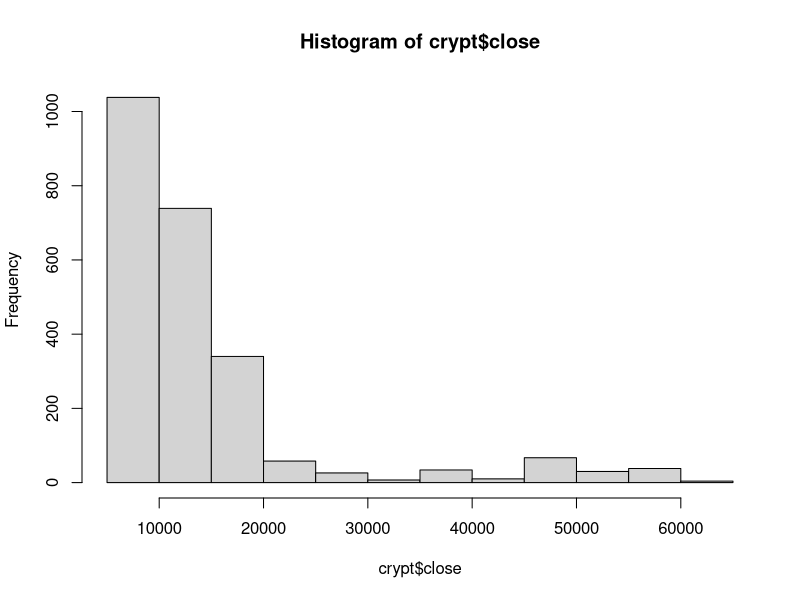

The R script that drew this image: (Note: a time limit stopped this script after it produced the figure.)
## STA9890 Project
## Group 18, Members: Rupinder Kaur and Janani Ravichandran
## Cryptocurrency data set


rm(list = ls()) #delete objects in the global Environment
cat("\014")

library(Matrix)
library(glmnet)
library(randomForest)
library(reshape2)
library(tidyverse)
library(ggpubr)

## reading the file
crypt = read.csv("Crypto.csv")

# Cleaning the data
## Removing some lagged variables and columns that contains id's
exclude.vars = c("id", "asset_id", "market_cap_rank", "high", "low", 
          "market_cap_global", "market_cap", "open" )
crypt = select(crypt, -exclude.vars)

## missing values
sum(is.na(crypt)) # there are 13025 missing values

## removing the rows with missing values
crypt = na.omit(crypt) # 2391 rows left

# predictors and response variable
X = as.matrix(crypt[, 1:40])
Y = as.matrix(crypt[, 41])

n = dim(X)[1]
p =  dim(X)[2]

#summary statistics of the response variable
summary(crypt$close)
hist(crypt$close)
sd(crypt$close)

# size of the loop
k = 10

# empty Data frame to store R-squares
rsq.df = data.frame(matrix(0, nrow = k * 4, ncol = 4))
# changing the names of the column
names(rsq.df) = c("loop", "model", "train_rsq", "test_rsq")


for (K in c(1:k)) {
  cat("Loop", K, "\n")
  
  ## splitting data into training and test sets
  i.mix = sample(n) #shuffling
  train = i.mix[1:floor(n*0.8)]
  
  #Training predictors and response
  X.train = X[train,]
  Y.train = Y[train]
  
  # Validation predictors and response
  X.test = X[-train,]
  Y.test = Y[-train]
  
  ## 10 fold cross validation and recording the time it takes
  #Lasso
  lasso.cv.start = Sys.time()
  cv.lasso = cv.glmnet(X.train, Y.train, alpha = 1)
  lasso.cv.time = round(Sys.time() - lasso.cv.start, 1)
  
  #elastic net
  elnet.cv.start = Sys.time()
  cv.elnet = cv.glmnet(X.train, Y.train, alpha = 0.5)
  elnet.cv.time = round(Sys.time() - elnet.cv.start, 1)
  
  #ridge regression
  ridge.cv.start = Sys.time()
  cv.ridge = cv.glmnet(X.train, Y.train, alpha = 0)
  ridge.cv.time = round(Sys.time() - ridge.cv.start , 1)
 
  ## Fit Lasso, Ridge , elastic net and random forest
  #Lasso
  lasso.fit = glmnet(X.train, Y.train, axis= 1, lambda = cv.lasso$lambda.min)
  
  #Elastic net
  elnet.fit = glmnet(X.train, Y.train, axis= 0.5, lambda = cv.elnet$lambda.min)
  
  #Ridge regression
  ridge.fit = glmnet(X.train, Y.train, axis= 0, lambda = cv.ridge$lambda.min)
  
  ##Random Forest
  rf.fit = randomForest(x = X.train, y= Y.train, mtry = p/5, 
                            importance = TRUE )
  
  ## Calculating Training R-Square
  # Lasso
  yhat.lasso = predict(lasso.fit, X.train)
  train.rsq.lasso = cor(Y.train, yhat.lasso)^2
  
  # elastic net
  yhat.elnet = predict(elnet.fit, X.train)
  train.rsq.elnet = cor(Y.train, yhat.elnet)^2
  
  # Ridge Regression
  yhat.ridge = predict(ridge.fit, X.train)
  train.rsq.ridge = cor(Y.train, yhat.ridge)^2
  
  #Random Forest
  yhat.rf = predict(rf.fit, X.train)
  train.rsq.rf = cor(Y.train, yhat.rf)^2
  
  ## Calculating test R-square
  
  # total sum of squares
  tss = mean((Y.test - mean(Y.test))^2)
  
  # Lasso
  yhat.test.lasso = predict(lasso.fit, X.test)
  lasso.rss = mean((Y.test- yhat.test.lasso)^2) # Residual Sum of Squares
  test.rsq.lasso = 1-(lasso.rss / tss)
  
  # Elastic net
  yhat.test.elnet = predict(elnet.fit, X.test)
  elnet.rss = mean((Y.test- yhat.test.elnet)^2) # Residual Sum of Squares
  test.rsq.elnet = 1-(elnet.rss / tss)
  
  #Ridge Regression
  yhat.test.ridge = predict(ridge.fit, X.test)
  ridge.rss = mean((Y.test- yhat.test.ridge)^2) # Residual Sum of Squares
  test.rsq.ridge = 1-(ridge.rss / tss)
  
  # Random Forest
  yhat.test.rf = predict(rf.fit, X.test)
  rf.rss = mean((Y.test- yhat.test.rf)^2) # Residual Sum of Squares
  test.rsq.rf = 1-(rf.rss / tss)
  
  ## updating the R-square Data frame 
  rsq.df[(K*4-3):(K*4),] = rbind(cbind(K, "Lasso", train.rsq.lasso, test.rsq.lasso), 
                                 cbind(K, "Elastic Net", train.rsq.elnet, test.rsq.elnet), 
                                 cbind(K, "Ridge Regression", train.rsq.ridge, test.rsq.ridge),
                                 cbind(K, "Random Forest", train.rsq.rf, test.rsq.rf))
  
 }# end of loop

## Box plots of training and test R-square
# change the training and test R-square values to numeric
rsq.df[,c("train_rsq", "test_rsq")] = lapply(rsq.df[,c("train_rsq", "test_rsq")], as.numeric)

# Changing the "model" column from character to factor data type
rsq.df$model = as.factor(rsq.df$model)


p1 <- ggplot(data = rsq.df, mapping = aes(x = model, y = train_rsq, fill = model))+
  geom_boxplot() + labs(x = "Models", y = "Training R- Square") + 
  scale_x_discrete(labels = c("Elastic Net", "Lasso", "R.Forest", "Ridge")) +
  theme(legend.position = "none")

p2 <- ggplot(data = rsq.df, mapping = aes(x = model, y = test_rsq, fill = model))+
  geom_boxplot() + labs(x = "Models", y = "Testing R- Square") +
  scale_x_discrete(labels = c("Elastic Net", "Lasso", "R.Forest", "Ridge")) +
  theme(legend.position = "none")

ggarrange(p1, p2, widths = c(2, 2))


#Cross validation curves for the 100th sample
plot(cv.lasso)
title(paste("Lasso, ", "CV Time: ", lasso.cv.time, units(lasso.cv.time)), line= 2.5)
plot(cv.elnet)
title(paste("Elastic Net, ", "CV Time: ", elnet.cv.time, units(elnet.cv.time)),line = 2.5)
plot(cv.ridge)
title(paste("Ridge, ", "CV Time: ", ridge.cv.time, units(ridge.cv.time)), line =2.5)

## box plot for test and train residuals
# Data frame for residuals of the training data
res.train = data.frame(rbind(cbind("Lasso", Y.train - yhat.lasso),
                             cbind("Elastic Net", Y.train - yhat.elnet),
                             cbind("Ridge Regression", Y.train - yhat.ridge),
                             cbind("Random Forest", Y.train - yhat.rf)))

names(res.train) = c("model", "residual")
res.train$model = as.factor(res.train$model)
res.train$residual = as.numeric(res.train$residual)

# Data frame for residuals of the test data
res.test = data.frame(rbind(cbind("Lasso", Y.test - yhat.test.lasso),
                            cbind("Elastic Net", Y.test - yhat.test.elnet),
                            cbind("Ridge Regression", Y.test - yhat.test.ridge),
                            cbind("Random Forest", Y.test - yhat.test.rf)))

names(res.test) = c("model", "residual")
res.test$model = as.factor(res.test$model)
res.test$residual = as.numeric(res.test$residual)

# box plot: train residuals
r1 <- ggplot(data = res.train, mapping = aes(x = model, y= residual, fill = model)) + 
  geom_boxplot() + labs(x= "Model", y = "Train Residual") + 
  scale_x_discrete(labels = c("Elastic Net", "Lasso", "R.Forest", "Ridge")) +
  theme(legend.position = "none")

r2 <- ggplot(data = res.test, mapping = aes(x = model, y= residual, fill = model)) + 
  geom_boxplot() + labs(x= "Model", y = "Test Residual") +
  scale_x_discrete(labels = c("Elastic Net", "Lasso", "R.Forest", "Ridge")) +
  theme(legend.position = "none")

ggarrange(r1, r2, widths = c(2, 2))

## fitting all four models on all of the data
# Lasso
lasso.full.start = Sys.time() 
lasso.cv.full = cv.glmnet(x = X, y= Y, axis = 1)
lasso.fit.full = glmnet(x = X, y= Y, axis = 1, lambda = lasso.cv.full$lambda.min)
lasso.full.time = round(Sys.time() - lasso.full.start,1)

#elastic net
elnet.full.start = Sys.time() 
elnet.cv.full = cv.glmnet(x = X, y= Y, axis = 0.5)
elnet.fit.full = glmnet(x = X, y= Y, axis = 0.5, lambda = elnet.cv.full$lambda.min)
elnet.full.time = round(Sys.time() - elnet.full.start,1)

# Ridge Regression
ridge.full.start = Sys.time() 
ridge.cv.full = cv.glmnet(x = X, y= Y, axis = 0)
ridge.fit.full = glmnet(x = X, y= Y, axis = 0, lambda = ridge.cv.full$lambda.min)
ridge.full.time = round(Sys.time() - ridge.full.start,1)

# Random Forest
rf.full.start = Sys.time() 
rf.fit.full = randomForest(x = X, y= Y, mtry = p/5, importance = TRUE )
rf.full.time = round(Sys.time() - rf.full.start,1)

# 90% test interval for the R-squared values
lasso.interval = quantile(rsq.df$test_rsq[rsq.df[,"model"] == "Lasso"], probs=c(0.05, 0.95))
lasso.interval = paste(round(lasso.interval[1],3), round(lasso.interval[2],3), sep="-")

elnet.interval =  quantile(rsq.df$test_rsq[rsq.df[,"model"] == "Elastic Net"], probs=c(0.05, 0.95))
elnet.interval = paste(round(elnet.interval[1],3), round(elnet.interval[2],3), sep="-")

ridge.interval = quantile(rsq.df$test_rsq[rsq.df[,"model"] == "Ridge Regression"], probs=c(0.05, 0.95))
ridge.interval = paste(round(ridge.interval[1],3), round(ridge.interval[2],3), sep="-")

rf.interval = quantile(rsq.df$test_rsq[rsq.df[,"model"] == "Random Forest"], probs=c(0.05, 0.95))
rf.interval = paste(round(rf.interval[1],3), round(rf.interval[2],3), sep="-")

interval.df = data.frame(interval = c(ridge.interval, lasso.interval, elnet.interval, rf.interval), 
                         time = c(ridge.full.time, lasso.full.time, elnet.full.time, rf.full.time))

##variable importance
# creating a data frame for coefficients and importance
beta.df = data.frame(Variable = seq(1,p,by=1),
                     Lasso = as.numeric(lasso.fit.full$beta), 
                     Elastic.Net = as.numeric(elnet.fit.full$beta),
                     Ridge = as.numeric(ridge.fit.full$beta),
                     Random.Forest = rf.fit.full$importance[,1])

#ordering the coefficients using the elastic net as reference
beta.df = beta.df %>% 
  arrange(Elastic.Net) %>% 
  mutate(Order = seq(p,1,by=-1))

write.csv(beta.df, "VariableImportance.csv")

# Code the variable names 
beta.df$Variable = paste("V",beta.df$Variable, sep = "")
beta.df$Variable = factor(beta.df$Variable)

# Sort the data from high to low
beta.df$Variable = reorder(beta.df$Variable, beta.df$Order)

# Reshape the data frame
beta.df = melt(beta.df, id.vars = c("Variable", "Order"))

# Rename the columns name 
beta.df = beta.df %>% 
  rename(Coefficient = value, Model = variable) %>% 
  mutate(pos = Coefficient >= 0)

# Plot the coefficients and importance
ggplot(beta.df) + 
  aes(x=Variable, y=Coefficient, fill = pos) + 
  geom_col(color = "black", show.legend = FALSE) + 
  facet_grid(Model ~., scales="free") + 
  theme_linedraw() +
  theme(panel.grid.major = element_blank(), panel.grid.minor = element_blank())+
  theme(axis.text.x = element_text(size = 6, angle = 90, hjust = 1)) + 
  theme(axis.text.y = element_text(size = 6)) + 
  ylab("Coefficient Value") 
